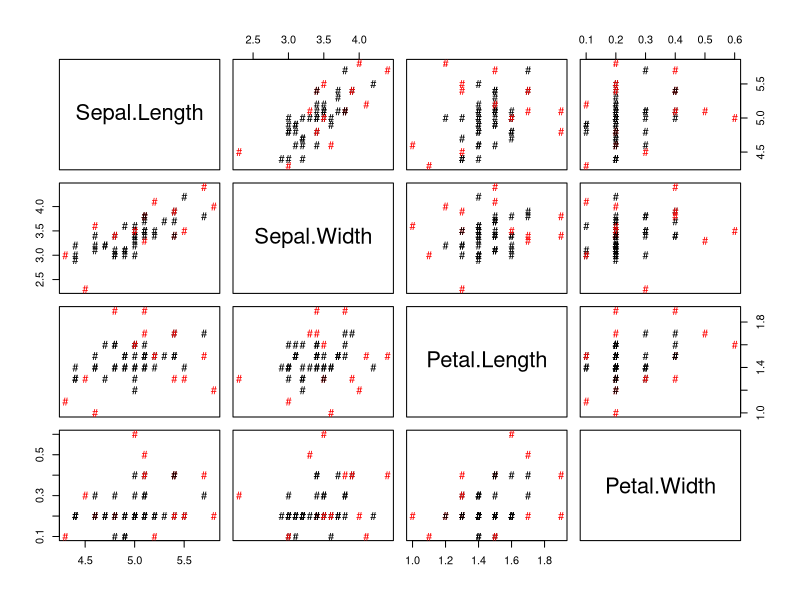
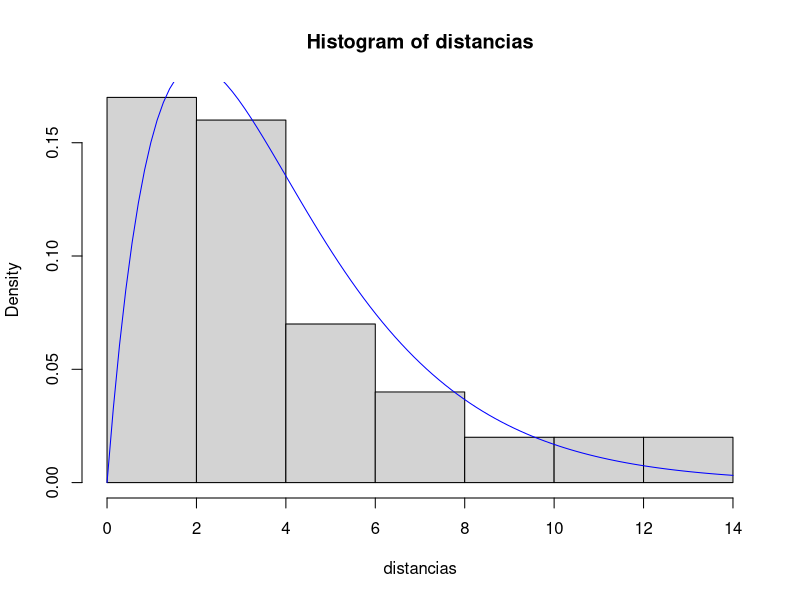
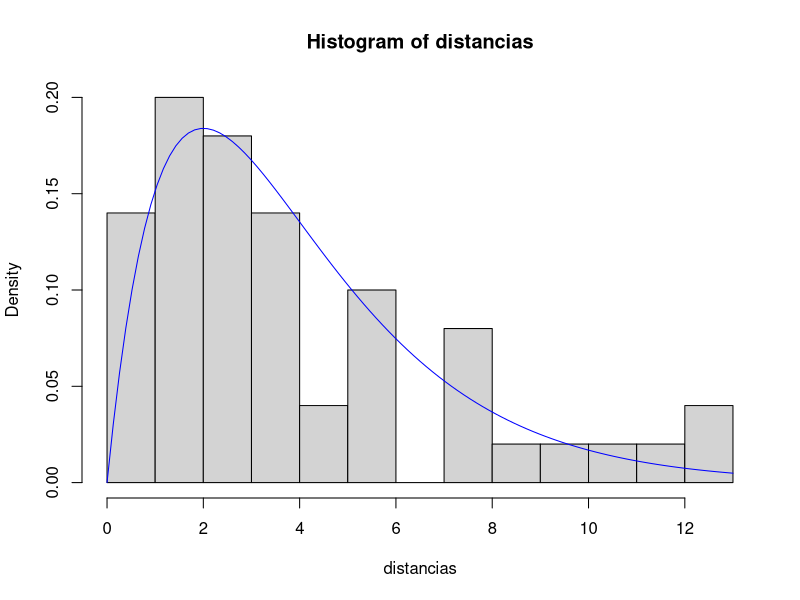
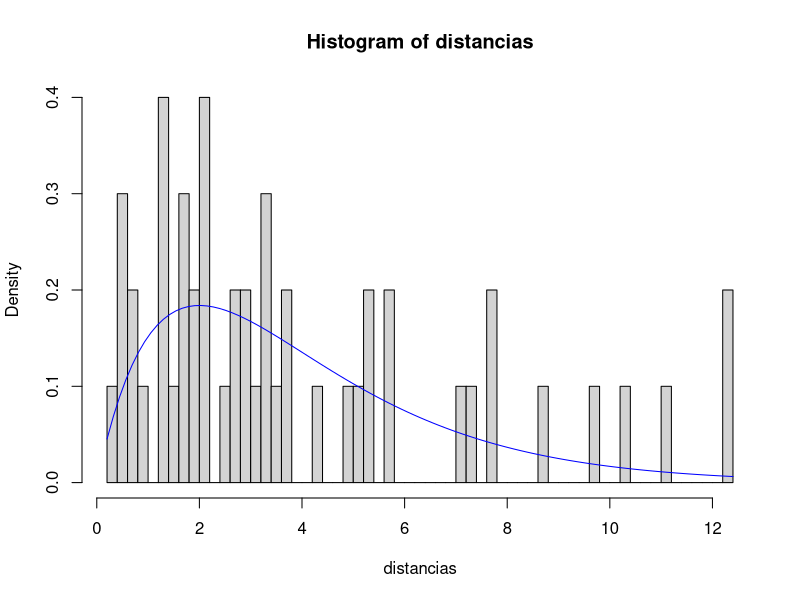
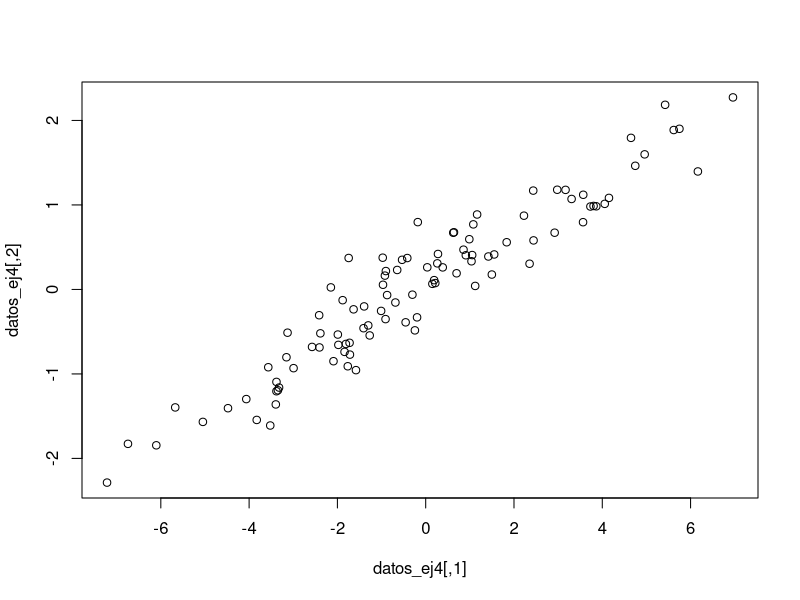

Here is the R script that generated these plots, in order:
## ---- chunk 1
datos <- iris[1:50,-5]
m1 = colMeans(datos)
sig1 = cov(datos)
corest = cor(datos)
## ---- chunk 2
print(corest)
## ---- chunk 3
print(diag(sig1))
## ---- chunk 4
distancias <- mahalanobis(datos, m1, sig1)
## ---- chunk 5
q3 = quantile(distancias)[4]
## ---- chunk 6
plot(x = datos, col=ifelse(distancias>q3,'red','black'),pch="#")
## ---- chunk 7
hist(distancias, breaks = 8, freq=FALSE)
curve( dchisq(x, df=4), col='blue', add=TRUE)
## ---- chunk 8
hist(distancias, breaks = 16, freq=FALSE)
curve( dchisq(x, df=4), col='blue', add=TRUE)
## ---- chunk 9
hist(distancias, breaks = 50, freq=FALSE)
curve( dchisq(x, df=4), col='blue', add=TRUE)
## ---- chunk 10
library(MASS) 
set.seed(199) #Establecemos una semilla para generar siempre los mismos números aleatorios.

n <-100
m <- c(0,0)
sig <-matrix(c(10,3,3,1),2,2)
datos_ej4 <- mvrnorm(n,m,sig)

plot(datos_ej4)
colMeans(datos_ej4)
cov(datos_ej4)
## ---- chunk 11
m_aux = m[1] + sig[2]*sig[1]^(-1)
print(m_aux)
## ---- chunk 12
sig_aux= sig[4] - sig[2]*sig[1]^(-1)*sig[2]
print(sig_aux)
## ---- chunk 13
sig = cov(datos_ej4)
m = colMeans(datos_ej4)
m_aux = m[1] + sig[2]*sig[1]^(-1)
m_aux_2 = m[1] + sig[2]*sig[1]^(-1)*m[1]

sig_aux = sig[4] - sig[2]*sig[1]^(-1)*sig[2]

print(c(m_aux,m_aux_2))

print(sig_aux)
